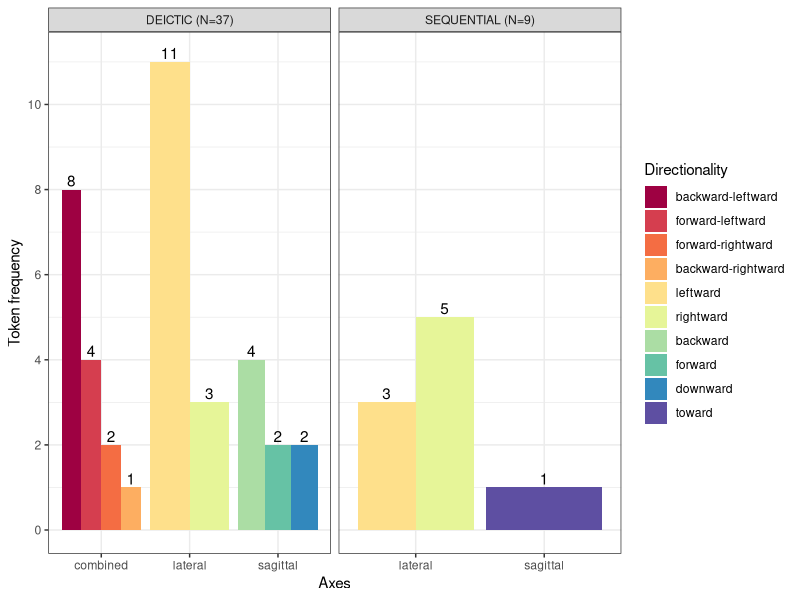

This chart was generated by the following R code: (Note: this script raises an error after producing the figure.)
# Gesture Data Analyses ==========================
library(tidyverse)
library(RColorBrewer)

## load the gesture annotation notes
gesture_notes <- readr::read_lines("data/temporal_gesture_annotation_notes.txt")

## 0. gesture about deictic vs. sequential times
### gestures for talking about sequential time
(sequential_lateral <- sum(str_count(gesture_notes, "<sequential-lateral")))
(sequential_sagittal <- sum(str_count(gesture_notes, "<sequential-sagittal")))
(sequential_gestures_n <- sum(sequential_lateral, sequential_sagittal)) # see cell D63 in the Excel Sheet file
(sequential_directionality_type <- str_extract(unlist(str_extract_all(gesture_notes, "<sequential-[ls].+\\/>")), "[a-z-]+ward"))

sequential_df <- str_subset(gesture_notes, "<sequential-[sl]") %>% 
  str_extract("<.+\\/>") %>% 
  str_replace_all("(^<sequential-|\"\\/>$|\")", "") %>% 
  str_replace_all("(\\/><(speaker=)?)", "_") %>% 
  tibble(origin = .) %>% 
  separate(origin, c("axes", "handedness", "directionality", "congruency", "speaker"), sep = "_")

### proportion of lateral and sagittal axes in sequential time & directionality count
(sequential_axes <- c(sequential_lateral, sequential_sagittal))
(names(sequential_axes) <- c("lateral", "sagittal"))
sequential_axes
round(prop.table(sequential_axes) * 100)
rev(sort(table(sequential_directionality_type)))
sequential_directionality_df <- tibble(directionality = sequential_directionality_type) %>% 
  count(directionality, sort = TRUE) %>% 
  mutate(axes = if_else(directionality == "toward", "sagittal", "lateral"),
         temporal_reference = "sequential") %>% 
  select(temporal_reference, axes, directionality, n)
sequential_directionality_df

### statistical tests for the sagittal vs. lateral axes in sequential time
binom.test(x = sequential_lateral, n = sequential_gestures_n, alternative = "greater")
binom.test(x = sequential_lateral, n = sequential_gestures_n, alternative = "greater")$p.value < 0.05 # TRUE

### gestures for talking about deictic time
(deictic_gestures_n <- sum(str_count(gesture_notes, "<deictic-")))
# 37 gestures accompanying utterances about deictic time (PAST, PRESENT, FUTURE)

### proportion of deictic vs. sequential time gestures
(deictic_vs_sequential <- c(deictic_gestures_n, sequential_gestures_n))
names(deictic_vs_sequential) <- c("deictic", "sequential")
round(prop.table(deictic_vs_sequential) * 100)

### statistical tests for deictic time vs. sequential time
binom.test(x = deictic_gestures_n, n = sum(deictic_vs_sequential), p = 0.5)
binom.test(x = deictic_gestures_n, n = sum(deictic_vs_sequential), p = 0.5)$p.value < 0.001

# DEICTIC TIME
## 1. axes: 
### 1.1 lateral (leftward-rightward), 
axes_deictic_lateral_sum <- str_subset(gesture_notes, "<deictic-") %>% 
  str_count("<leftward/>|<rightward/>") %>% sum()
axes_deictic_lateral_sum
axes_deictic_lateral_type <- str_subset(gesture_notes, "<deictic-") %>% 
  str_subset("<leftward/>|<rightward/>") %>% 
  str_extract("(?<=<)leftward(?=\\/>)|(?<=<)rightward(?=\\/>)")
table(axes_deictic_lateral_type)
axes_deictic_lateral_type_df <- tibble(directionality = axes_deictic_lateral_type) %>% 
  mutate(temporal_reference = "deictic", axes = "lateral") %>% 
  count(temporal_reference, axes, directionality) %>% 
  arrange(desc(n))
axes_deictic_lateral_type_df

### 1.2 sagittal (forward-backward), 
axes_deictic_sagittal_sum <- str_subset(gesture_notes, "<deictic-") %>% 
  str_count("<backward/>|<forward/>|<downward/>") %>% sum()
axes_deictic_sagittal_sum
axes_deictic_sagittal_type <- str_subset(gesture_notes, "<deictic-") %>% 
  str_subset("<backward/>|<forward/>|<downward/>") %>% 
  str_extract("(?<=<)backward(?=\\/>)|(?<=<)forward(?=\\/>)|(?<=<)downward(?=\\/>)")
sort(table(axes_deictic_sagittal_type), decreasing = TRUE)
axes_deictic_sagittal_type_df <- tibble(directionality = axes_deictic_sagittal_type) %>% 
  mutate(temporal_reference = "deictic", axes = "sagittal") %>% 
  count(temporal_reference, axes, directionality) %>% 
  arrange(desc(n))
axes_deictic_sagittal_type_df

### 1.3 combined
axes_deictic_combined_sum <- str_subset(gesture_notes, "<deictic-") %>% 
  str_subset("(<rightward/>|<leftward/>|<forward/>|<backward/>|<downward/>)", negate = TRUE) %>% 
  length()
axes_deictic_combined_sum
axes_deictic_combined_type <- str_subset(gesture_notes, "<deictic-") %>% 
  str_extract("(?<=<)[a-z]+ward\\-[a-z]+ward(?=\\/>)") %>% 
  .[!is.na(.)]
sort(table(axes_deictic_combined_type), decreasing = TRUE)
axes_deictic_combined_type_df <- tibble(directionality = axes_deictic_combined_type) %>% 
  mutate(temporal_reference = "deictic", axes = "combined") %>% 
  count(temporal_reference, axes, directionality) %>% 
  arrange(desc(n))
axes_deictic_combined_type_df

# multinomial test for the directionality in the combined axes
dmultinom(sort(table(axes_deictic_combined_type), decreasing = TRUE), prob = rep(1/length(table(axes_deictic_combined_type)), length(table(axes_deictic_combined_type))))
dmultinom(sort(table(axes_deictic_combined_type), decreasing = TRUE), prob = rep(1/length(table(axes_deictic_combined_type)), length(table(axes_deictic_combined_type)))) < 0.001

### 1.3.1 participants of the combined-axes
axes_deictic_combined_speakers <- str_subset(gesture_notes, "<deictic-") %>% 
  str_subset("(<rightward/>|<leftward/>|<forward/>|<backward/>|<downward/>)", negate = TRUE) %>% 
  str_extract("(?<=<speaker\\=.)([a-zA-Z-]+)(?=.)")
table(axes_deictic_combined_speakers)
round(prop.table(table(axes_deictic_combined_speakers))*100)

axes_deictic_all <- c(lateral = axes_deictic_lateral_sum, 
                      sagittal = axes_deictic_sagittal_sum, 
                      combined = axes_deictic_combined_sum)
(axes_deictic_all <- sort(axes_deictic_all, decreasing = TRUE))

### 1.4 proportion of axes for deictic all
axes_deictic_all
axes_deictic_all_proportion <- round(prop.table(axes_deictic_all) * 100)

### 1.5 statistical test for the axes in the deictic time
axes_deictic_all
dmultinom(axes_deictic_all, prob = rep(1/length(axes_deictic_all), length(axes_deictic_all)))
dmultinom(axes_deictic_all, prob = rep(1/length(axes_deictic_all), length(axes_deictic_all))) < 0.01

### 1.7 for PRESENT
present_expressions_gesture <- str_subset(gesture_notes, "<deictic-[a-z]+-present-[a-z]+")
present_position_construal <- str_extract(present_expressions_gesture, "(?<=present-)([a-z]+)")
present_reached_from <- str_extract(present_expressions_gesture, "(?<=past-)[a-z]+")
present_handedness <- str_extract(present_expressions_gesture, "(?<=<)[a-z-]+hands?(?=\\/>)")
present_speaker <- str_extract(present_expressions_gesture, "(?<=<speaker..)[^\"]+(?=\")")
present_gesture_type <- str_extract(present_expressions_gesture, "(?<=<)(sequential|isolated)-gesture")

present_df <- tibble(position = present_position_construal, reached_from = present_reached_from, handedness = present_handedness, speaker = present_speaker, gesture_type = present_gesture_type)
present_df

### 1.8 data for visualisation of TEMPORAL-REFERENCE * AXIS * DIRECTIONALITY
plot_df1 <- 
bind_rows(axes_deictic_combined_type_df, 
          axes_deictic_lateral_type_df, 
          axes_deictic_sagittal_type_df, 
          sequential_directionality_df) %>%
  mutate(directionality = factor(directionality,
                                 levels = c("backward-leftward", "forward-leftward", "forward-rightward", "backward-rightward", "leftward", "rightward", "backward", "forward", "downward", "toward")))
plot_df1
plot_df1 %>% 
  ggplot(aes(x = axes, y = n, fill = directionality)) + 
  geom_col(position = "dodge") +
  geom_text(aes(label = n), position = position_dodge(.9), vjust = -.25) +
  facet_wrap(~temporal_reference, scales = "free_x",
             labeller = labeller(temporal_reference = c(deictic = paste("DEICTIC (N=", deictic_gestures_n, ")", sep = ""), sequential = paste("SEQUENTIAL (N=", sequential_gestures_n, ")", sep = "")))) +
  labs(y = "Token frequency", x = "Axes", fill = "Directionality") +
  scale_fill_brewer(type = "div", palette = "Spectral") +
  scale_y_continuous(limits = c(0, 11.15), 
                     breaks = c(0, 2, 4, 6, 8, 10)) + 
  theme_bw() +
  ggsave("figures/fig-2-directionality-and-axes-for-temporal-gestures.png", width = 8, height = 4, units = "in", dpi = 300)

### freq. of sagittal gestures in deictic vs. sequential time
(sagittal_in_deictic <- axes_deictic_all[names(axes_deictic_all) == "sagittal"])
(sagittal_in_sequential <- sequential_axes[names(sequential_axes) == "sagittal"])
binom.test(c(sagittal_in_deictic, sagittal_in_sequential), alternative = "greater")
binom.test(c(sagittal_in_deictic, sagittal_in_sequential), alternative = "greater")$p.value < 0.05

### freq of lateral vs. sagittal in deictic and sequential time
lateral_all <- sequential_axes[names(sequential_axes) == "lateral"] + axes_deictic_all[names(axes_deictic_all) == "lateral"]
sagittal_all <- sequential_axes[names(sequential_axes) == "sagittal"] + axes_deictic_all[names(axes_deictic_all) == "sagittal"]
(all_lateral_vs_sagittal <- c(lateral_all, sagittal_all))
round(prop.table(all_lateral_vs_sagittal)*100)
binom.test(all_lateral_vs_sagittal)
binom.test(all_lateral_vs_sagittal)$p.value < 0.05


## 2. handedness: left-hand, right-hand, bimanual
handedness_deictic <- str_subset(gesture_notes, "<deictic-") %>% 
  str_extract("(right|left|both)hands?")
(handedness_deictic_count <- sort(table(handedness_deictic), decreasing = TRUE))
round(prop.table(handedness_deictic_count) * 100)
dmultinom(handedness_deictic_count, prob = rep(1/length(handedness_deictic_count), length(handedness_deictic_count)))
dmultinom(handedness_deictic_count, prob = rep(1/length(handedness_deictic_count), length(handedness_deictic_count))) < 0.001
chisq.test(handedness_deictic_count)$p.value < 0.01

handedness_sequential <- str_subset(gesture_notes, "<sequential-[sl]") %>% 
  str_extract("(right|left|both)hands?")
(handedness_sequential_count <- sort(table(handedness_sequential), decreasing = TRUE))
round(prop.table(handedness_sequential_count) * 100)


## 3. (in)congruence (across axes) for deictic time:
### 3.1 (in)congruence-lateral
congruence_lateral <- str_subset(gesture_notes, "<deictic-") %>% 
  str_subset("(<rightward/>|<leftward/>)") %>% 
  str_extract("(?<=<)([a-z-]+)?congr[a-z]+")
(congruence_lateral <- sort(table(congruence_lateral), decreasing = TRUE))
tapply(congruence_lateral, str_detect(names(congruence_lateral), "incongruent", negate = TRUE), sum)
sum(tapply(congruence_lateral, str_detect(names(congruence_lateral), "incongruent", negate = TRUE), sum))
round(prop.table(congruence_lateral) * 100, 2)

congruence_lateral_with_time_reference_directionality <- str_subset(gesture_notes, "<deictic-") %>% 
  str_subset("(<leftward/>|<rightward/>)") %>% 
  str_extract_all("<.+\\/>") %>% 
  unlist()
congruence_lateral_with_time_reference_directionality <- congruence_lateral_with_time_reference_directionality %>% 
  str_replace_all("(past|future).+?([a-z-]+hands?).+?([a-z-]+ward).+?<(([a-z-]+)?congr[a-z]+).+speaker..([a-zA-Z]+).+", "\\1_\\2_\\3_\\4_\\6") %>% 
  tibble(time_reference = .) %>% 
  separate(time_reference, c("time", "handedness", "directionality", "congruency", "speaker"), sep = "_", remove = FALSE) %>% 
  mutate(time = str_replace(time, "<deictic-lateral", ""),
         time = if_else(str_detect(time, "<past$"),
                        str_extract(time, "(?<=<)past$"),
                        str_extract(time, "(?<=\\-)[a-z]+"))) %>% 
  mutate(handedness = if_else(is.na(handedness),
                              str_extract(time_reference, "(?<=<)([a-z-]+hands?)"),
                              handedness),
         directionality = if_else(is.na(directionality),
                                  str_extract(time_reference, "(?<=<)([a-z-]+ward)"),
                                  directionality),
         congruency = if_else(is.na(congruency),
                              str_extract(time_reference, "(?<=<)(([a-z-]+)?congr[a-z]+)"),
                              congruency),
         speaker = if_else(is.na(speaker),
                           str_extract(time_reference, "(?<=speaker..)[A-Za-z]+"),
                           speaker)) %>% 
  mutate(congruency_simple = if_else(congruency == "incongruent", "incongruent", "congruent"),
         axis = "lateral")
congruence_lateral_with_time_reference_directionality

### 3.2 (in)congruence-sagittal
congruence_sagittal <- str_subset(gesture_notes, "<deictic-") %>% 
  str_subset("(<backward/>|<forward/>|<downward/>)") %>% 
  str_extract("(?<=<)([a-z-]+)?congr[a-z]+")
(congruence_sagittal <- sort(table(congruence_sagittal), decreasing = TRUE))
round(prop.table(congruence_sagittal) * 100, 2)

congruence_sagittal_with_time_reference_directionality <- str_subset(gesture_notes, "<deictic-") %>% 
  str_subset("(<backward/>|<forward/>|<downward/>)") %>% 
  str_extract_all("<.+\\/>") %>% 
  unlist()
congruence_sagittal_with_time_reference_directionality <- congruence_sagittal_with_time_reference_directionality %>% 
  str_replace_all("<.+?(past|future|present).+?([a-z-]+hands?).+?([a-z-]+ward).+?<(([a-z-]+)?congr[a-z]+).+speaker..([a-zA-Z]+).+", "\\1_\\2_\\3_\\4_\\6") %>% 
  tibble(time_reference = .) %>% 
  separate(time_reference, c("time", "handedness", "directionality", "congruency", "speaker"), sep = "_", remove = FALSE) %>% 
  mutate(congruency_simple = if_else(congruency == "incongruent", "incongruent", "congruent"),
         axis = "sagittal")


### 3.3 (in)congruence-combined
congruence_combined <- str_subset(gesture_notes, "<deictic-") %>% 
  str_subset("(<rightward/>|<leftward/>|<forward/>|<backward/>|<downward/>)", negate = TRUE) %>% 
  str_extract("(?<=<)([a-z-]+)?congr[a-z]+")
congruence_combined
(congruence_combined <- sort(table(congruence_combined), decreasing = TRUE))
(congruence_combined_sum <- c(congruence = sum(congruence_combined[1:2]), congruence_combined[3]))
round(prop.table(congruence_combined_sum) * 100, 2)

congruence_combined_with_time_reference_directionality <- str_subset(gesture_notes, "<deictic-") %>% 
  str_subset("(?<=<)[a-z]+ward\\-[a-z]+ward(?=\\/>)") %>% 
  str_extract_all("<.+\\/>") %>% 
  unlist()
congruence_combined_with_time_reference_directionality <- congruence_combined_with_time_reference_directionality %>% 
  str_replace_all("<.+?(past|future|present).+?([a-z-]+hands?).+?([a-z-]+ward\\-[a-z-]+ward).+?<(([a-z-]+)?congr[a-z]+).+speaker..([a-zA-Z]+).+", "\\1_\\2_\\3_\\4_\\6") %>% 
  tibble(time_reference = .) %>% 
  separate(time_reference, c("time", "handedness", "directionality", "congruency", "speaker"), sep = "_", remove = FALSE) %>% 
  mutate(congruency_simple = if_else(congruency == "incongruent", "incongruent", "congruent"),
         axis = "combined")
congruence_combined_with_time_reference_directionality

congruency_all <- bind_rows(congruence_combined_with_time_reference_directionality, congruence_lateral_with_time_reference_directionality, congruence_sagittal_with_time_reference_directionality) %>% 
  mutate(time = factor(time, levels = c("past", "present", "future")),
         handedness = factor(handedness, levels = c("righthand", "lefthand", "bothhands")),
         axis = factor(axis, levels = c("sagittal", "lateral", "combined")),
         congruency = factor(congruency, levels = c("congruent", "doubly-congruent", "singly-congruent", "incongruent")))
congruency_all

### congruency overall
congruency_all %>% 
  count(congruency_simple) %>% 
  mutate(perc = round(n/sum(n) * 100))
congruency_all %>% count(axis, congruency)
congruency_all %>% count(congruency_simple, axis) %>% arrange(axis)

### 3.4 congruency mapping for the deictic-time reference, directionality, and axes
plot_df <- congruency_all %>% 
  filter(time != "present") %>%
  mutate(axis = fct_rev(axis)) %>% 
  count(time, directionality, axis) %>% 
  mutate(directionality = factor(directionality,
                                 levels = c("backward-leftward", "forward-leftward", "backward-rightward", "forward-rightward", "leftward", "rightward", "backward", "forward"))) %>% 
  arrange(axis, directionality)
plot_df %>% 
  ggplot(aes(x = time, y = n, fill = directionality)) + 
  geom_col(position = "dodge") +
  geom_text(aes(label = n), position = position_dodge(.9), vjust = -.5, size = 2.85) + 
  facet_wrap(~axis, labeller = labeller(axis = c(combined = "COMBINED", lateral = "LATERAL", sagittal = "SAGITTAL"))) +
  labs(y = "Token frequency", x = "Deictic times", fill = "Directionality") + 
  theme_bw() +
  scale_y_continuous(limits = c(0, 11.15), breaks = c(0, 2, 4, 6, 8, 10)) +
  scale_fill_brewer(type = "div", palette = "Spectral") +
  ggsave("figures/fig-3-directionality-of-deictic-time.png", width = 8, height = 3.5, units = "in", dpi = 300)

### past vs. future utterances
plot_df %>% 
  group_by(time) %>% 
  summarise(n = sum(n)) %>% 
  mutate(perc = round(n/sum(n) * 100))

### multinomial test for directionality of PAST in combined axes
past_combined <- pull(filter(plot_df, axis == "combined", time == "past"), n)
(names(past_combined) <- pull(filter(plot_df, axis == "combined", time == "past"), directionality))
past_combined
prop.table(past_combined)
past_combined_prop <- round(prop.table(past_combined)*100)
dmultinom(past_combined, prob = rep(1/length(past_combined), length(past_combined)))
dmultinom(past_combined, prob = rep(1/length(past_combined), length(past_combined))) < 0.001

## handedness of BACKWARD-LEFTAWRD - PAST gesture
congruency_all %>% 
  count(directionality, handedness, time, axis) %>% 
  filter(axis == "combined", directionality == "backward-leftward") %>% 
  mutate(perc = round(n/sum(n)*100))
handedness_backwardleftward <- congruency_all %>% 
  count(directionality, handedness, time, axis) %>% 
  filter(axis == "combined", directionality == "backward-leftward") %>% 
  pull(n)
names(handedness_backwardleftward) <- congruency_all %>% 
  count(directionality, handedness, time, axis) %>% 
  filter(axis == "combined", directionality == "backward-leftward") %>% 
  pull(handedness)
handedness_backwardleftward
binom.test(handedness_backwardleftward)

## handedness and speakers for BACKWARD-LEFTWARD - PAST gesture
handedness_backwardleftward_speakers <- congruency_all %>% 
  filter(axis == 'combined', directionality == 'backward-leftward') %>% 
  count(speaker, handedness) %>% 
  mutate(perc = round(n/sum(n)*100)) %>% 
  arrange(desc(perc))

## binomial test for directionality of PAST in lateral axis
past_lateral <- pull(filter(plot_df, axis == "lateral", time == "past"), n)
(names(past_lateral) <- pull(filter(plot_df, axis == "lateral", time == "past"), directionality))
past_lateral
prop.table(past_lateral)
past_lateral_prop <- round(prop.table(past_lateral)*100)
binom.test(past_lateral, alternative = "greater")
binom.test(past_lateral, alternative = "greater")$p.value < 0.05

## binomial test for directionality of PAST in sagittal axis
past_sagittal <- pull(filter(plot_df, axis == "sagittal", time == "past"), n)
(names(past_sagittal) <- pull(filter(plot_df, axis == "sagittal", time == "past"), directionality))
prop.table(past_sagittal)
past_sagittal
(past_sagittal_prop <- round(prop.table(past_sagittal)*100))
binom.test(past_sagittal, alternative = "greater")
binom.test(past_sagittal, alternative = "greater")$p.value < 0.05

backward_past_all <- sum(c(sum(past_combined[str_detect(names(past_combined), "backward")]), past_sagittal[str_detect(names(past_sagittal), "backward")]))
backward_past_all
c(backward_past_all, past_sagittal[str_detect(names(past_sagittal), "forward")])
binom.test(c(backward_past_all, past_sagittal[str_detect(names(past_sagittal), "forward")]), alternative = "greater")$p.value
binom.test(c(backward_past_all, past_sagittal[str_detect(names(past_sagittal), "forward")]), alternative = "greater")$p.value < 0.001

## Analyses for PRESENT for the directionality of the gestures
present_df %>% 
  count(gesture_type) %>% 
  arrange(desc(n)) %>% 
  mutate(perc = round(n/sum(n) * 100))
present_df %>% 
  count(reached_from) %>% 
  arrange(desc(n)) %>% 
  filter(reached_from != "downward") %>% 
  mutate(perc = round(n/sum(n) * 100))
